Frame 1 (no input): blank canvas, image omitted
Frame 60 (no input): blank canvas, image omitted
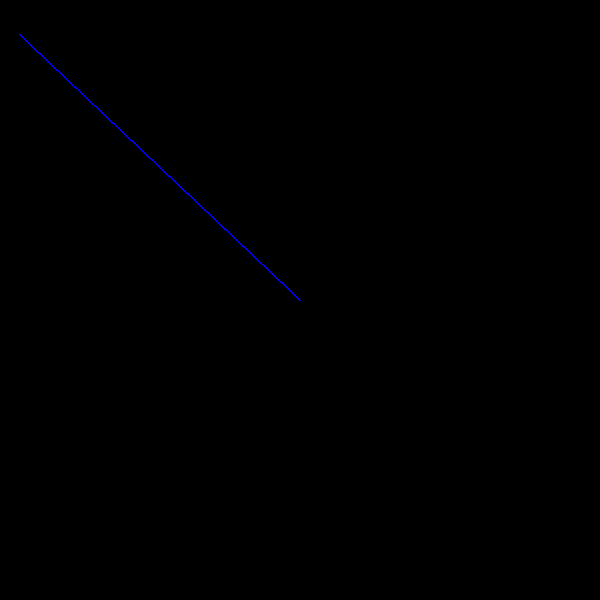
Frame 120 (the mouse pressed at the canvas centre since frame 60)

The p5.js sketch whose frames 1 and 60 were blank and that drew this single picture after the mouse press (run headless with seeded random() and noise() and a simulated clock; from frame 60 on, the mouse is pressed at the canvas centre):

// p5.js sketch
// ── sketch.js
function setup() {
  createCanvas(600, 600);
  background("black")
}
function draw() {
  stroke("blue")
  fill("yellow");
  if(mouseIsPressed){
    triangle(mouseX, mouseY, 20, 35);
}
}
